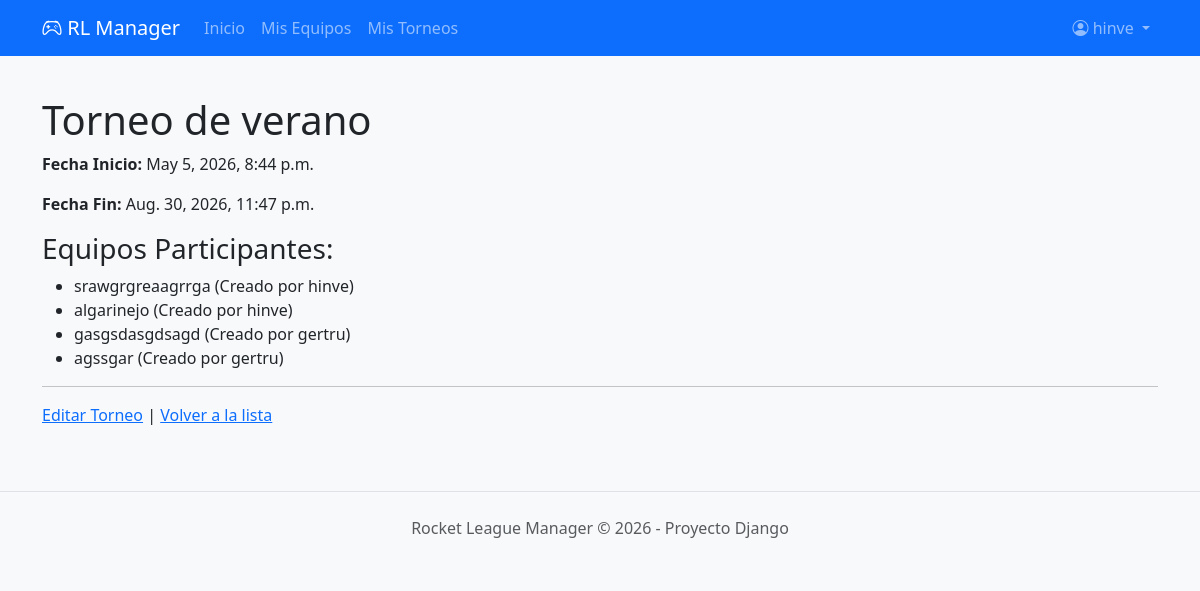
/mis-torneos/1/ (signed in), run on the app's committed database.
### torneos/models.py (models this page shows, shortened)
class Torneo(models.Model):
    nombre = models.CharField(max_length=50)
    fecha_inicio = models.DateTimeField()
    fecha_fin = models.DateTimeField()
    equipos_participantes = models.ManyToManyField(Equipo, related_name='torneos')
    creado_por = models.ForeignKey(User, on_delete=models.CASCADE, related_name='torneos_creados')

class Equipo(models.Model):
    nombre  = models.CharField(max_length=100, unique=True)
    descripcion = models.TextField(blank=True)
    fecha_creacion = models.DateTimeField(auto_now_add=True)
    creado_por = models.ForeignKey(User, on_delete=models.CASCADE)

### torneos/views.py (the view)
# urls.py: path('mis-torneos/<int:torneo_id>/', views.torneo_detail, name='torneo_detail'),
@login_required
def torneo_detail(request, torneo_id):
    torneo = get_object_or_404(Torneo, id=torneo_id, creado_por=request.user)
    return render(request, 'torneos/torneos/detail.html', {'torneo': torneo})

### torneos/templates/torneos/torneos/detail.html (shortened to what this page needs)
{% extends "base.html" %}
{% block content %}
    <h1>{{ torneo.nombre }}</h1>
    <p><strong>Fecha Inicio:</strong> {{ torneo.fecha_inicio }}</p>
    <p><strong>Fecha Fin:</strong> {{ torneo.fecha_fin }}</p>
    <h3>Equipos Participantes:</h3>
    <ul>
        {% for equipo in torneo.equipos_participantes.all %}
            <li>{{ equipo.nombre }} (Creado por {{ equipo.creado_por.username }})</li>
        {% empty %}
            <li>No hay equipos inscritos en este torneo.</li>
        {% endfor %}
    </ul>
    <hr>
    <a href="{% url 'torneo_update' torneo.id %}">Editar Torneo</a> |
    <a href="{% url 'torneo_list' %}">Volver a la lista</a>
{% endblock %}

### torneos/templates/base.html (shortened to what this page needs)
<!DOCTYPE html>
<html lang="es">
<head>
    <link href="https://cdn.jsdelivr.net/npm/bootstrap@5.3.0/dist/css/bootstrap.min.css" rel="stylesheet">
    <link rel="stylesheet" href="https://cdn.jsdelivr.net/npm/bootstrap-icons@1.10.0/font/bootstrap-icons.css">
</head>
<body>
    <nav class="navbar navbar-expand-lg navbar-dark bg-primary mb-4">
        <div class="container">
            <a class="navbar-brand" href="{% url 'torneos' %}"><i class="bi bi-controller"></i> RL Manager</a>
            <div class="collapse navbar-collapse" id="navbarNav">
                <ul class="navbar-nav me-auto">
                    <li class="nav-item">
                        <a class="nav-link" href="{% url 'torneos' %}">Inicio</a>
                    </li>
                    {% if user.is_authenticated %}
                        <li class="nav-item">
                            <a class="nav-link" href="{% url 'equipo_list' %}">Mis Equipos</a>
                        </li>
                        <li class="nav-item">
                            <a class="nav-link" href="{% url 'torneo_list' %}">Mis Torneos</a>
                        </li>
                    {% endif %}
                </ul>
                <ul class="navbar-nav ms-auto">
                    {% if user.is_authenticated %}
                        <li class="nav-item dropdown">
                            <a class="nav-link dropdown-toggle" href="#" role="button" data-bs-toggle="dropdown">
                                <i class="bi bi-person-circle"></i> {{ user.username }}
                            </a>
                        </li>
                    {% else %}
                        <li class="nav-item">
                            <a class="nav-link btn btn-light text-primary px-3" href="{% url 'login' %}">Iniciar Sesión</a>
                        </li>
                    {% endif %}
                </ul>
            </div>
        </div>
    </nav>
    <div class="container">
        <main class="py-3">
            {% block content %}{% endblock %}
        </main>
    </div>
    <footer class="text-center text-muted py-4 mt-5 border-top">
        Rocket League Manager &copy; 2026 - Proyecto Django
    </footer>
</body>
</html>

### torneos/templates/base.html (style rules this page uses)
body { background-color: #f8f9fa; }

### data on the page
Torneo: nombre "Torneo de verano", fecha_inicio "May 5, 2026, 8:44 p.m.", fecha_fin "Aug. 30, 2026, 11:47 p.m."
Equipo: nombre "srawgrgreaagrrga", creado_por.username "hinve"
Equipo: nombre "algarinejo", creado_por.username "hinve"
Equipo: nombre "gasgsdasgdsagd", creado_por.username "gertru"
Equipo: nombre "agssgar", creado_por.username "gertru"

### other printed values
{{ user.username }} "hinve"
